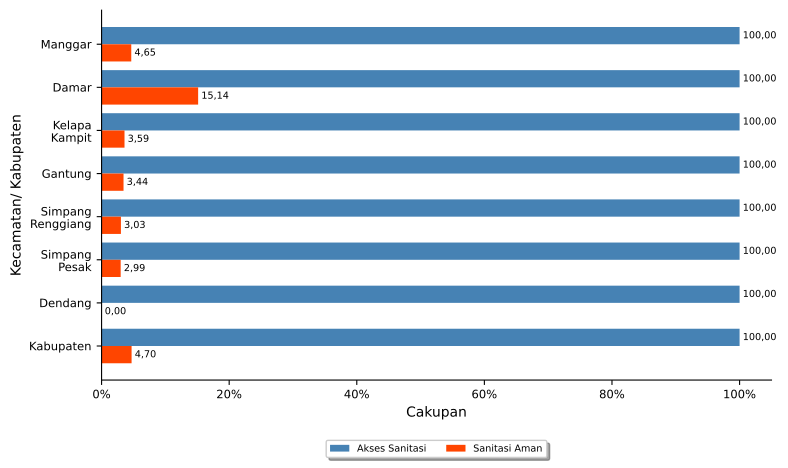

Reproduce this figure in Python.
import numpy as np
import matplotlib.pyplot as plt
import pandas
from textwrap import wrap
from matplotlib.ticker import FuncFormatter
import locale
locale.setlocale(locale.LC_ALL, 'id_ID.UTF8')

import sys, os, inspect
currentdir = os.path.dirname(os.path.abspath(inspect.getfile(inspect.currentframe())))
parentdir = os.path.dirname(currentdir)
sys.path.insert(0, parentdir)

berkasData = currentdir +'\\bab_07_02_dataAksesSanitasi.csv'
berkasSimpan = currentdir +'\\bab_07_02_aksesSanitasi.pdf'
# judulDiagram = 'Cakupan Akses Sanitasi Layak dan Aman\nTahun 2022'
sumbuX = 'Cakupan'
sumbuY = 'Kecamatan/ Kabupaten'
labelBar1 = 'Akses Sanitasi'
labelBar2 = 'Sanitasi Aman'
tickerSumbuX = np.arange(0,110,25)

# read data file
colnames = ['kecamatan','aksesSanitasi','sanitasiAman']
data = pandas.read_csv(berkasData, names=colnames, sep=';')
kecamatan = data.kecamatan.tolist()
bar1 = data.aksesSanitasi.tolist()
bar2 = data.sanitasiAman.tolist()

ind = np.arange(len(kecamatan))  # the x locations for the groups
width = 0.4       # the width of the bars
widthDL = 0.5      # spacing for data labels

# make bars
fig, ax = plt.subplots()
rects1 = ax.barh(ind, bar1, width, color='steelblue', label= labelBar1)
rects2 = ax.barh(ind + width, bar2, width, color='orangered', label = labelBar2)

# add some text for labels, title and axes ticks
# ax.set_title(judulDiagram)
ax.set_xlabel(sumbuX)
ax.set_ylabel(sumbuY)
formatter = FuncFormatter(lambda x, pos: "{:n}%".format(x))
ax.xaxis.set_major_formatter(formatter)

ax.set_yticks(ind+width/2)
ax.set_yticklabels(list([ '\n'.join(wrap(l, 10)) for l in kecamatan ]))
ax.invert_yaxis()

ax.tick_params(axis='both', which='major', labelsize='small')
#ax.grid(axis='y',ls='dashed')
ax.spines['top'].set_visible(False)
ax.spines['right'].set_visible(False)

# make legend box
box = ax.get_position()
ax.set_position([box.x0, box.y0 + box.height * 0.1, box.width, box.height * 0.9])
ax.legend(fontsize='x-small', loc='upper center', bbox_to_anchor=(0.5, -0.15), fancybox=True, shadow=True, ncol=2)

# add data labels
for i, v in enumerate(bar1):
    ax.text(v + widthDL, i, locale.format_string("%.2f", v), ha='left', va='center', fontsize='x-small')
for i, v in enumerate(bar2):
    ax.text(v + widthDL, i + width, locale.format_string("%.2f", v), ha='left', va='center', fontsize='x-small')
    
# finishing
pyrfig = plt.figure(1)
pyrfig.set_figwidth(8)
pyrfig.set_figheight(5)
# tight_layout to make consistent size
# adjust subplot to make room for legend
fig.subplots_adjust(bottom=-0.15)
plt.tight_layout()
fig.savefig(berkasSimpan, bbox_inches='tight')
plt.close(pyrfig)
# plt.show()
